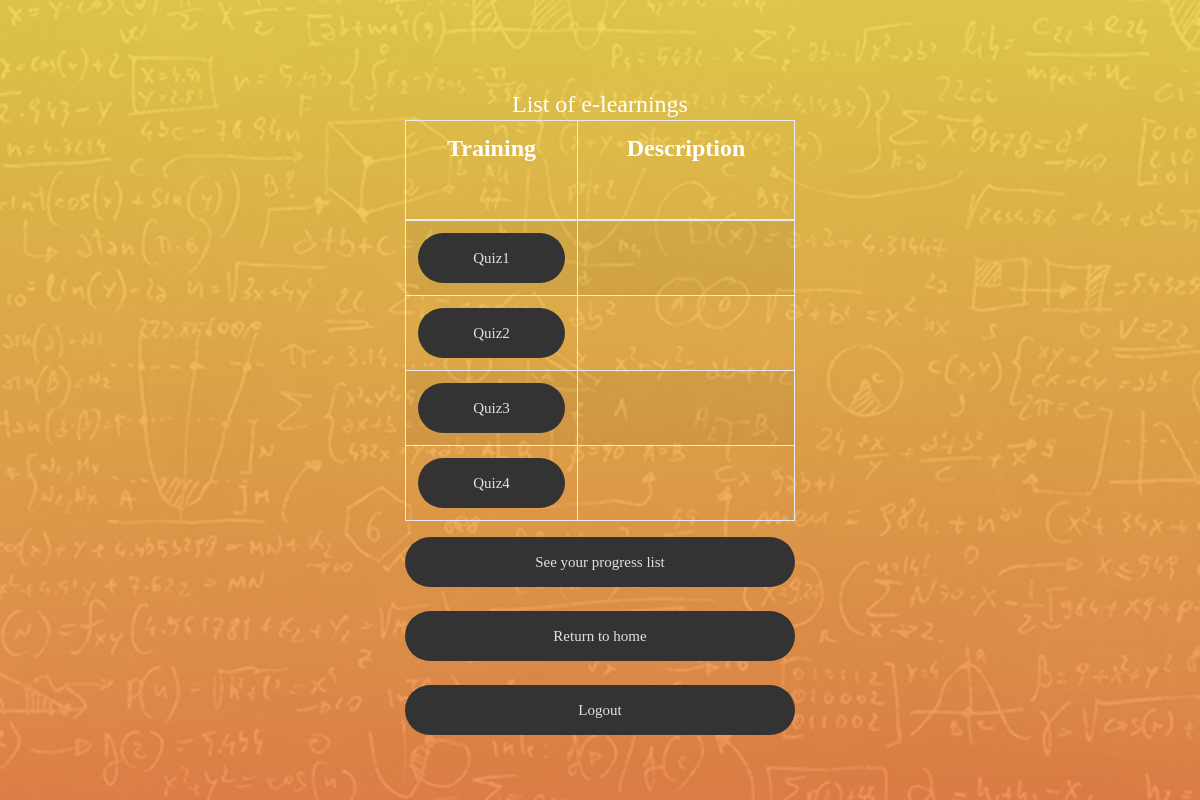
Page /quiz/quiz_index/ on the earlier database version.
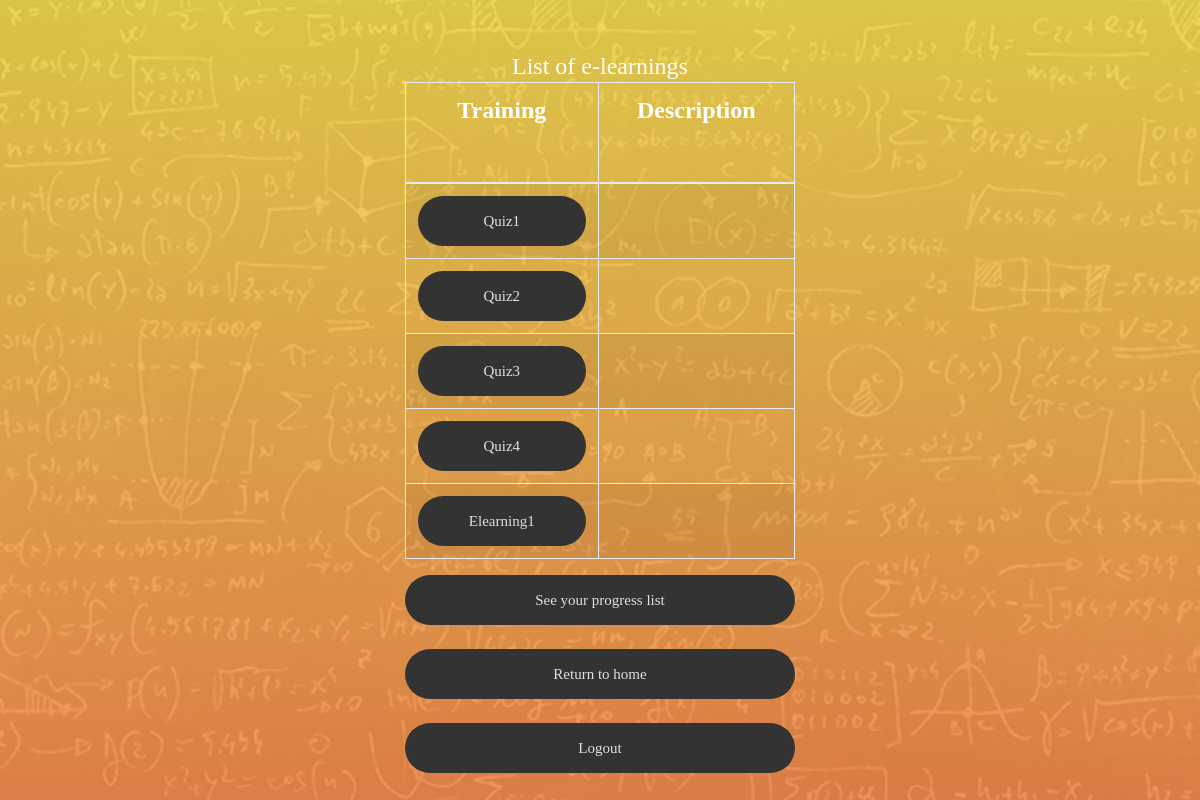
Same page on the later database version.
### quiz/models.py (models this page shows, shortened)
@python_2_unicode_compatible
class Quiz(models.Model):
    title = models.CharField(
        verbose_name=_("Title"),
        max_length=60, blank=False)
    description = models.TextField(
        verbose_name=_("Description"),
        blank=True, help_text=_("a description of the quiz"))
    url = models.SlugField(
        max_length=60, blank=False,
        help_text=_("a user friendly url"),
        verbose_name=_("user friendly url"))
    category = models.ForeignKey(
        Category, null=True, blank=True,
        verbose_name=_("Category"), on_delete=models.DO_NOTHING)
    random_order = models.BooleanField(
        blank=False, default=False,
        verbose_name=_("Random Order"),
        help_text=_("Display the questions in "
                    "a random order or as they "
                    "are set?"))
    max_questions = models.PositiveIntegerField(
        blank=True, null=True, verbose_name=_("Max Questions"),
        help_text=_("Number of questions to be answered on each attempt."))
    answers_at_end = models.BooleanField(
        blank=False, default=False,
        help_text=_("Correct answer is NOT shown after question."
                    " Answers displayed at the end."),
        verbose_name=_("Answers at end"))
    exam_mode = models.BooleanField(
        blank=False, default=False,
        help_text=_("Exam result show."
                    "Progress Report show."),
        verbose_name=_("Exam mode"))
    e_learning = models.BooleanField(
        blank=False, default=False,
        help_text=_("E Learning ."),
        verbose_name=_("e_learning"))
    single_attempt = models.BooleanField(
        blank=False, default=False,
        help_text=_("If yes, only one attempt by"
                    " a user will be permitted."
                    " Non users cannot sit this exam."),
        verbose_name=_("Single Attempt"))
    pass_mark = models.SmallIntegerField(
        blank=True, default=0,
        verbose_name=_("Pass Mark"),
        help_text=_("Percentage required to pass exam."),
        validators=[MaxValueValidator(100)])
    success_text = models.TextField(
        blank=True, help_text=_("Displayed if user passes."),
        verbose_name=_("Success Text"))
    fail_text = models.TextField(
        verbose_name=_("Fail Text"),
        blank=True, help_text=_("Displayed if user fails."))
    draft = models.BooleanField(
        blank=True, default=False,
        verbose_name=_("Draft"),
        help_text=_("If yes, the quiz is not displayed"
                    " in the quiz list and can only be"
                    " taken by users who can edit"
                    " quizzes."))
    class Meta:
        verbose_name = _("Quiz")
        verbose_name_plural = _("Quizzes")

### quiz/views.py (the view)
class QuizListView(ListView):
    model = Quiz
    def get_queryset(self):
        queryset = super(QuizListView, self).get_queryset()
        return queryset

### quiz/templates/quiz/quiz_list.html (shortened to what this page needs)
{% extends 'base2.html' %}
{% load i18n %}
{% load static %}
{% block body %}
<div class="limiter">
<div class="container-login100"  style="background-image: url('{% static 'images/img-01.jpg' %}');">
  <div class="wrap-login100 p-t-30 p-b-10">
      <span class="login100-form-title p-t-5 p-b-1"> List of e-learnings</span>
          {% if quiz_list %}
      		<table class="table table-bordered table-striped">
      		  <thead>
      			<tr>
      			  <th><span class="login100-form-title p-t-1 p-b-45"> Training</span></th>
              <th><span class="login100-form-title p-t-1 p-b-45"> Description</span></th>
      			</tr>
      		  </thead>
      		  <tbody>
              {% for quiz in quiz_list %}
        			<tr>
      			  <td>
                <a href="{% url 'quiz_start_page' slug=quiz.url %}" class="login100-form-btn"> {{ quiz.title }} </a>
                <td><span class="login100-form-title p-t-1 p-b-45"> {{ quiz.description }} </span></td>
      			</tr>
              {% endfor %}
      		  </tbody>
      		</table>
      	{% else %}
              <p>{% trans "There are no available e-learnings" %}.</p>
          {% endif %}
          <a href= "{% url 'quiz_progress' %}" class="login100-form-btn" >See your progress list</a>
          <br>
          <a href= "{% url 'index' %}" class="login100-form-btn" >Return to home</a>
          <br>
          <a href= "{% url 'pagelogout' %}" class="login100-form-btn" >Logout</a>
</div>
</div>
</div>
{% endblock %}

Differences in the rows shown:
added Quiz: title "Elearning1"
